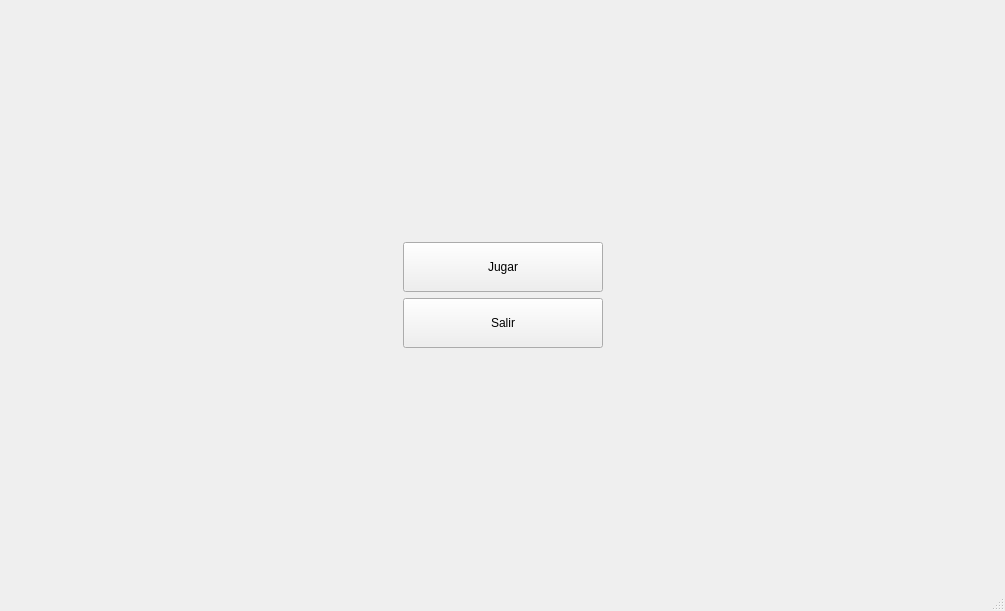
<?xml version="1.0" encoding="UTF-8"?>
<ui version="4.0">
 <class>VenChocar</class>
 <widget class="QMainWindow" name="VenChocar">
  <property name="geometry">
   <rect>
    <x>0</x>
    <y>0</y>
    <width>1005</width>
    <height>611</height>
   </rect>
  </property>
  <property name="sizePolicy">
   <sizepolicy hsizetype="Preferred" vsizetype="Preferred">
    <horstretch>0</horstretch>
    <verstretch>0</verstretch>
   </sizepolicy>
  </property>
  <property name="mouseTracking">
   <bool>false</bool>
  </property>
  <property name="acceptDrops">
   <bool>false</bool>
  </property>
  <property name="windowTitle">
   <string>Drunk Driver</string>
  </property>
  <property name="layoutDirection">
   <enum>Qt::LeftToRight</enum>
  </property>
  <property name="autoFillBackground">
   <bool>false</bool>
  </property>
  <property name="styleSheet">
   <string notr="true">\</string>
  </property>
  <property name="animated">
   <bool>false</bool>
  </property>
  <property name="documentMode">
   <bool>false</bool>
  </property>
  <property name="dockNestingEnabled">
   <bool>false</bool>
  </property>
  <widget class="QWidget" name="centralwidget">
   <property name="sizePolicy">
    <sizepolicy hsizetype="Preferred" vsizetype="Preferred">
     <horstretch>0</horstretch>
     <verstretch>0</verstretch>
    </sizepolicy>
   </property>
   <property name="styleSheet">
    <string notr="true">image: url(:/newPrefix/fondo_menu.png);</string>
   </property>
   <layout class="QGridLayout" name="gridLayout_11">
    <item row="1" column="2">
     <spacer name="horizontalSpacer_2">
      <property name="orientation">
       <enum>Qt::Horizontal</enum>
      </property>
      <property name="sizeHint" stdset="0">
       <size>
        <width>0</width>
        <height>0</height>
       </size>
      </property>
     </spacer>
    </item>
    <item row="1" column="1">
     <layout class="QGridLayout" name="gridLayout_12">
      <property name="spacing">
       <number>6</number>
      </property>
      <item row="0" column="0">
       <widget class="QPushButton" name="btnJugar">
        <property name="sizePolicy">
         <sizepolicy hsizetype="Minimum" vsizetype="Fixed">
          <horstretch>0</horstretch>
          <verstretch>0</verstretch>
         </sizepolicy>
        </property>
        <property name="minimumSize">
         <size>
          <width>200</width>
          <height>50</height>
         </size>
        </property>
        <property name="autoFillBackground">
         <bool>false</bool>
        </property>
        <property name="text">
         <string>Jugar</string>
        </property>
       </widget>
      </item>
      <item row="1" column="0">
       <widget class="QPushButton" name="btnSalir">
        <property name="minimumSize">
         <size>
          <width>200</width>
          <height>50</height>
         </size>
        </property>
        <property name="autoFillBackground">
         <bool>false</bool>
        </property>
        <property name="styleSheet">
         <string notr="true"/>
        </property>
        <property name="text">
         <string>Salir</string>
        </property>
       </widget>
      </item>
     </layout>
    </item>
    <item row="0" column="1">
     <spacer name="verticalSpacer">
      <property name="orientation">
       <enum>Qt::Vertical</enum>
      </property>
      <property name="sizeHint" stdset="0">
       <size>
        <width>0</width>
        <height>0</height>
       </size>
      </property>
     </spacer>
    </item>
    <item row="1" column="0">
     <spacer name="horizontalSpacer">
      <property name="orientation">
       <enum>Qt::Horizontal</enum>
      </property>
      <property name="sizeHint" stdset="0">
       <size>
        <width>0</width>
        <height>20</height>
       </size>
      </property>
     </spacer>
    </item>
    <item row="4" column="1">
     <spacer name="verticalSpacer_2">
      <property name="orientation">
       <enum>Qt::Vertical</enum>
      </property>
      <property name="sizeHint" stdset="0">
       <size>
        <width>0</width>
        <height>0</height>
       </size>
      </property>
     </spacer>
    </item>
   </layout>
  </widget>
  <widget class="QMenuBar" name="menubar">
   <property name="geometry">
    <rect>
     <x>0</x>
     <y>0</y>
     <width>1005</width>
     <height>21</height>
    </rect>
   </property>
   <property name="sizePolicy">
    <sizepolicy hsizetype="Minimum" vsizetype="Minimum">
     <horstretch>0</horstretch>
     <verstretch>0</verstretch>
    </sizepolicy>
   </property>
  </widget>
  <widget class="QStatusBar" name="statusbar"/>
 </widget>
 <resources>
  <include location="menu.qrc"/>
  <include location="menu.qrc"/>
 </resources>
 <connections/>
</ui>
